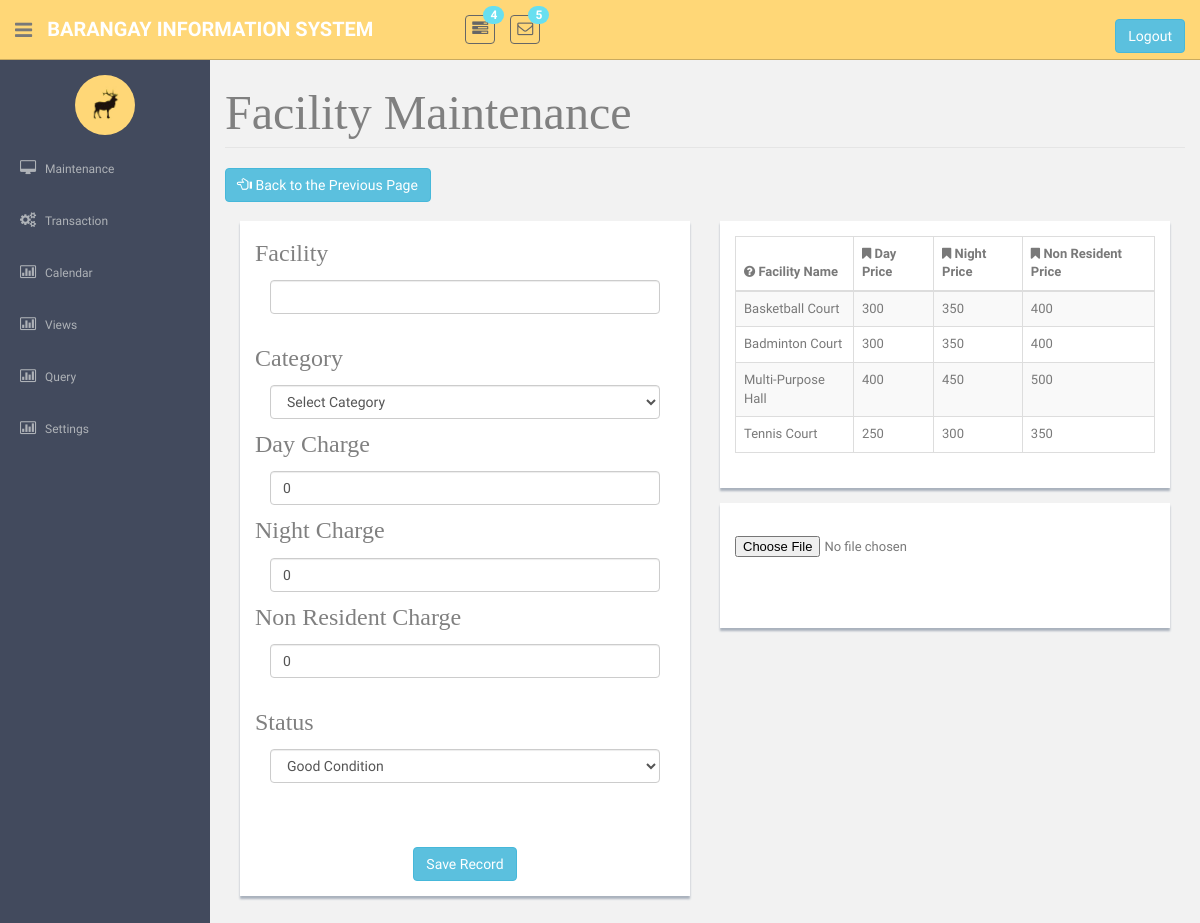
The app's page /FacilityAdd.php, older data.
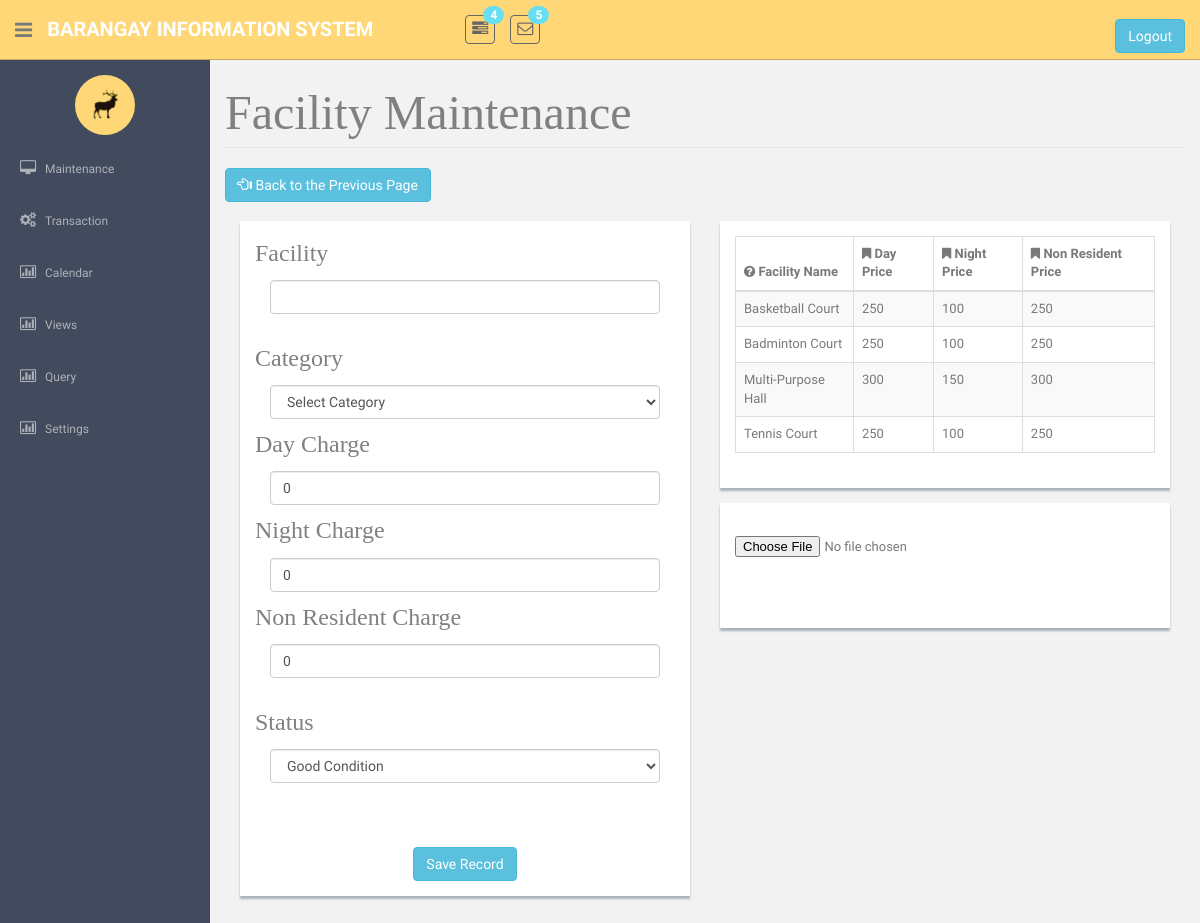
The same page, newer data.
### tables this page shows
CREATE TABLE `tblfacility` (
  `strFaciNo` int(25) NOT NULL,
  `strFaciName` varchar(85) NOT NULL,
  `strFaciCategory` varchar(25) NOT NULL,
  `strFaciStatus` varchar(45) NOT NULL,
  `dblFaciDayCharge` double DEFAULT NULL,
  `dblFaciNightCharge` double DEFAULT NULL,
  `dblFaciNResidentCharge` double DEFAULT NULL,
  `imageUpload` varchar(100) NOT NULL
);

### FacilityAdd.php (the view, shortened to what this page needs)
<!DOCTYPE html>
    <?php require('header.php');?>
    <?php require('sidebar.php');?>
      <section id="main-content">
         <br>
          <section class="wrapper site-min-height">
 <legend ><font face = "cambria" size = 8 color = "grey"> Facility Maintenance </font></legend>
 <button  class="btn btn-info" onclick="window.location.href='FacilityMaintenance.php'">  <i class="glyphicon glyphicon-hand-left" aria-hidden="true"></i>&nbsp;Back to the Previous Page</button><br><br>
			<form method = POST  enctype='multipart/form-data'>
<div class="col-sm-9 col-md-6 col-lg-6">
  	<div class = 'showback'>
			<p><font face = "cambria" size = 5 color = "grey"> Facility  </font></p>
			<div class = "form-group">
				<div class="col-sm-12">
					<input id="facId1" name ="facId1" class="form-control input-group-lg reg_name" type="text" maxlength =35 required>
				</div>
			</div><br><br><br>
			<p><font face = "cambria" size = 5 color = "grey"> Category </font></p>
			<div class = "form-group">
				<div class="col-sm-12">
					<select class="form-control input-group-lg reg_name" id = "facName1" name = "facName1">
                        <option>Select Category</option>
					</select>
				</div>
			</div><br><br>
			<p><font face = "cambria" size = 5 color = "grey"> Day Charge </font></p>
			<div class = "form-group">
				<div class="col-sm-12">
					<input id="facId1" name ="dayprice" class="form-control input-group-lg reg_name" type= text value = 0 required>
				</div>
			</div><br><br>
			<p><font face = "cambria" size = 5 color = "grey"> Night Charge </font></p>
			<div class = "form-group">
				<div class="col-sm-12">
					<input id="facId1" name ="nightprice" class="form-control input-group-lg reg_name" type= text value = 0 required>
				</div>
			</div><br><br>
			<p><font face = "cambria" size = 5 color = "grey"> Non Resident Charge </font></p>
			<div class = "form-group">
				<div class="col-sm-12">
					<input id="facId1" name ="residentprice" class="form-control input-group-lg reg_name" type= text value = 0 required>
				</div>
			</div><br><br>
		   <div class="form-group">
		   <br><p><font face = "cambria" size = 5 color = "grey"> Status </font></p>
				<div class="col-sm-12">
					<select class="form-control input-group-lg reg_name" id = "facstatus1" name = "facstatus1">
						<option> Good Condition</option>
					</select>
				</div>
			</div><br><br><br><br><br>
			<center> <button  class="btn btn-info" name = "btnAdd" id = "btnAdd"  value = "Save Record"  >Save Record </button>
	</div>
</div>
		<div class="col-sm-3 col-md-6 col-lg-6">
			<div class = "showback">
				<table  class="table table-striped table-bordered table-hover" >
					<thead>
						<th><i class="fa fa-question-circle"></i> Facility Name</th>
						<th><i class="fa fa-bookmark"></i> Day Price</th>
						<th><i class="fa fa-bookmark"></i> Night Price</th>
						<th><i class="fa fa-bookmark"></i> Non Resident Price</th>
					</thead>
					<tbody>
							<?php
							require('connection.php');
							$sql = "select * from tblfacility ";
							$query = mysqli_query($con, $sql);
							if(mysqli_num_rows($query) > 0){
								while($row = mysqli_fetch_object($query)){?>
								<tr>
								<td><?php echo $row->strFaciName?></td>
								<td><?php echo $row->dblFaciDayCharge?></td>
									<td><?php echo $row->dblFaciNightCharge?></td>
									<td><?php echo $row->dblFaciNResidentCharge?></td>
							<?php }}?>
					</tbody>
				</table>
			</div>
		</div>
		<div class="col-sm-3 col-md-6 col-lg-6">
			<div class = "showback">
				<br>
					<input type='file' name='userFile' id = 'userFile' accept="image/*" onchange="loadFile(event)"><br>
</form>
			?><br><br></center>
		</section><! --/wrapper -->
      </section>
  </section>
  </body>
</html>

Row changes from the older to the newer data that the page shows:
changed tblfacility "Basketball Court": dblFaciDayCharge "300" → "250"; dblFaciNightCharge "350" → "100"; dblFaciNResidentCharge "400" → "250"
changed tblfacility "Badminton Court": dblFaciDayCharge "300" → "250"; dblFaciNightCharge "350" → "100"; dblFaciNResidentCharge "400" → "250"
changed tblfacility "Multi-Purpose Hall": dblFaciDayCharge "400" → "300"; dblFaciNightCharge "450" → "150"; dblFaciNResidentCharge "500" → "300"
changed tblfacility "Tennis Court": dblFaciNightCharge "300" → "100"; dblFaciNResidentCharge "350" → "250"
